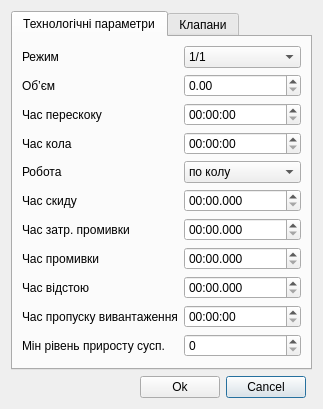
<?xml version="1.0" encoding="UTF-8"?>
<ui version="4.0">
 <class>TParamDialog</class>
 <widget class="QDialog" name="TParamDialog">
  <property name="geometry">
   <rect>
    <x>0</x>
    <y>0</y>
    <width>323</width>
    <height>383</height>
   </rect>
  </property>
  <property name="windowTitle">
   <string>Параметри</string>
  </property>
  <layout class="QGridLayout" name="gridLayout_2">
   <item row="1" column="2">
    <widget class="QPushButton" name="bn_Cancel">
     <property name="text">
      <string>Cancel</string>
     </property>
    </widget>
   </item>
   <item row="1" column="0">
    <spacer name="horizontalSpacer">
     <property name="orientation">
      <enum>Qt::Horizontal</enum>
     </property>
     <property name="sizeHint" stdset="0">
      <size>
       <width>139</width>
       <height>20</height>
      </size>
     </property>
    </spacer>
   </item>
   <item row="1" column="1">
    <widget class="QPushButton" name="bn_Ok">
     <property name="text">
      <string>Ok</string>
     </property>
    </widget>
   </item>
   <item row="0" column="0" colspan="4">
    <widget class="QTabWidget" name="tabWidget">
     <property name="currentIndex">
      <number>0</number>
     </property>
     <widget class="QWidget" name="tab">
      <attribute name="title">
       <string>Технологічні параметри</string>
      </attribute>
      <layout class="QGridLayout" name="gridLayout">
       <item row="10" column="0">
        <widget class="QLabel" name="label_8">
         <property name="text">
          <string>Мін рівень приросту сусп.</string>
         </property>
        </widget>
       </item>
       <item row="10" column="1">
        <widget class="QSpinBox" name="sb_d_L_sus_zd">
         <property name="minimum">
          <number>0</number>
         </property>
         <property name="maximum">
          <number>100</number>
         </property>
        </widget>
       </item>
       <item row="0" column="1">
        <widget class="QComboBox" name="bx_Nc_zd">
         <item>
          <property name="text">
           <string>1/1</string>
          </property>
         </item>
         <item>
          <property name="text">
           <string>1/2</string>
          </property>
         </item>
         <item>
          <property name="text">
           <string>1/3</string>
          </property>
         </item>
        </widget>
       </item>
       <item row="6" column="1">
        <widget class="QTimeEdit" name="sp_Tzatr_zd">
         <property name="maximumTime">
          <time>
           <hour>0</hour>
           <minute>5</minute>
           <second>0</second>
          </time>
         </property>
         <property name="currentSection">
          <enum>QDateTimeEdit::MinuteSection</enum>
         </property>
         <property name="displayFormat">
          <string>mm:ss.zzz</string>
         </property>
        </widget>
       </item>
       <item row="3" column="0">
        <widget class="QLabel" name="label_10">
         <property name="text">
          <string>Час кола</string>
         </property>
        </widget>
       </item>
       <item row="3" column="1">
        <widget class="QTimeEdit" name="sp_Tcyc_zd">
         <property name="currentSection">
          <enum>QDateTimeEdit::HourSection</enum>
         </property>
         <property name="displayFormat">
          <string>hh:mm:ss</string>
         </property>
        </widget>
       </item>
       <item row="0" column="0">
        <widget class="QLabel" name="label_2">
         <property name="text">
          <string>Режим</string>
         </property>
        </widget>
       </item>
       <item row="1" column="0">
        <widget class="QLabel" name="label_4">
         <property name="text">
          <string>Об’єм</string>
         </property>
        </widget>
       </item>
       <item row="8" column="1">
        <widget class="QTimeEdit" name="sp_Tvids_zd">
         <property name="maximumTime">
          <time>
           <hour>0</hour>
           <minute>5</minute>
           <second>0</second>
          </time>
         </property>
         <property name="currentSection">
          <enum>QDateTimeEdit::MinuteSection</enum>
         </property>
         <property name="displayFormat">
          <string>mm:ss.zzz</string>
         </property>
        </widget>
       </item>
       <item row="9" column="0">
        <widget class="QLabel" name="label_7">
         <property name="text">
          <string>Час пропуску вивантаження</string>
         </property>
        </widget>
       </item>
       <item row="9" column="1">
        <widget class="QTimeEdit" name="sb_Tst_zd">
         <property name="currentSection">
          <enum>QDateTimeEdit::HourSection</enum>
         </property>
         <property name="displayFormat">
          <string>hh:mm:ss</string>
         </property>
        </widget>
       </item>
       <item row="4" column="1">
        <widget class="QComboBox" name="bx_Tmode">
         <item>
          <property name="text">
           <string>по колу</string>
          </property>
         </item>
         <item>
          <property name="text">
           <string>по перескоку</string>
          </property>
         </item>
        </widget>
       </item>
       <item row="2" column="1">
        <widget class="QTimeEdit" name="sp_Tper_zd">
         <property name="currentSection">
          <enum>QDateTimeEdit::HourSection</enum>
         </property>
         <property name="displayFormat">
          <string>hh:mm:ss</string>
         </property>
        </widget>
       </item>
       <item row="1" column="1">
        <widget class="QDoubleSpinBox" name="sb_Q_zd">
         <property name="maximum">
          <double>1000.000000000000000</double>
         </property>
        </widget>
       </item>
       <item row="2" column="0">
        <widget class="QLabel" name="label_3">
         <property name="text">
          <string>Час перескоку</string>
         </property>
        </widget>
       </item>
       <item row="7" column="0">
        <widget class="QLabel" name="label_6">
         <property name="text">
          <string>Час промивки</string>
         </property>
        </widget>
       </item>
       <item row="7" column="1">
        <widget class="QTimeEdit" name="sp_Tprom_zd">
         <property name="maximumTime">
          <time>
           <hour>0</hour>
           <minute>5</minute>
           <second>0</second>
          </time>
         </property>
         <property name="currentSection">
          <enum>QDateTimeEdit::MinuteSection</enum>
         </property>
         <property name="displayFormat">
          <string>mm:ss.zzz</string>
         </property>
        </widget>
       </item>
       <item row="8" column="0">
        <widget class="QLabel" name="label_18">
         <property name="text">
          <string>Час відстою</string>
         </property>
        </widget>
       </item>
       <item row="4" column="0">
        <widget class="QLabel" name="label_11">
         <property name="text">
          <string>Робота</string>
         </property>
        </widget>
       </item>
       <item row="5" column="0">
        <widget class="QLabel" name="label_9">
         <property name="text">
          <string>Час скиду</string>
         </property>
        </widget>
       </item>
       <item row="5" column="1">
        <widget class="QTimeEdit" name="sp_Tskyd_zd">
         <property name="maximumTime">
          <time>
           <hour>0</hour>
           <minute>5</minute>
           <second>0</second>
          </time>
         </property>
         <property name="currentSection">
          <enum>QDateTimeEdit::MinuteSection</enum>
         </property>
         <property name="displayFormat">
          <string>mm:ss.zzz</string>
         </property>
        </widget>
       </item>
       <item row="6" column="0">
        <widget class="QLabel" name="label_5">
         <property name="text">
          <string>Час затр. промивки</string>
         </property>
        </widget>
       </item>
       <item row="11" column="0" colspan="2">
        <spacer name="verticalSpacer">
         <property name="orientation">
          <enum>Qt::Vertical</enum>
         </property>
         <property name="sizeHint" stdset="0">
          <size>
           <width>20</width>
           <height>40</height>
          </size>
         </property>
        </spacer>
       </item>
      </layout>
     </widget>
     <widget class="QWidget" name="tab_2">
      <attribute name="title">
       <string>Клапани</string>
      </attribute>
      <layout class="QGridLayout" name="gridLayout_3">
       <item row="0" column="0">
        <widget class="QLabel" name="label">
         <property name="text">
          <string>Клапан 1</string>
         </property>
        </widget>
       </item>
       <item row="0" column="1">
        <widget class="QSpinBox" name="Taval_1">
         <property name="minimum">
          <number>5</number>
         </property>
         <property name="maximum">
          <number>300</number>
         </property>
        </widget>
       </item>
       <item row="4" column="0">
        <widget class="QLabel" name="label_15">
         <property name="text">
          <string>Клапан 5</string>
         </property>
        </widget>
       </item>
       <item row="1" column="0">
        <widget class="QLabel" name="label_12">
         <property name="text">
          <string>Клапан 2</string>
         </property>
        </widget>
       </item>
       <item row="3" column="0">
        <widget class="QLabel" name="label_14">
         <property name="text">
          <string>Клапан 4</string>
         </property>
        </widget>
       </item>
       <item row="2" column="0">
        <widget class="QLabel" name="label_13">
         <property name="text">
          <string>Клапан 3</string>
         </property>
        </widget>
       </item>
       <item row="6" column="0" colspan="2">
        <spacer name="verticalSpacer_2">
         <property name="orientation">
          <enum>Qt::Vertical</enum>
         </property>
         <property name="sizeHint" stdset="0">
          <size>
           <width>20</width>
           <height>40</height>
          </size>
         </property>
        </spacer>
       </item>
       <item row="5" column="0">
        <widget class="QLabel" name="label_33">
         <property name="text">
          <string>Клапан 6</string>
         </property>
        </widget>
       </item>
       <item row="1" column="1">
        <widget class="QSpinBox" name="Taval_2">
         <property name="minimum">
          <number>5</number>
         </property>
         <property name="maximum">
          <number>300</number>
         </property>
        </widget>
       </item>
       <item row="2" column="1">
        <widget class="QSpinBox" name="Taval_3">
         <property name="minimum">
          <number>5</number>
         </property>
         <property name="maximum">
          <number>300</number>
         </property>
        </widget>
       </item>
       <item row="3" column="1">
        <widget class="QSpinBox" name="Taval_4">
         <property name="minimum">
          <number>5</number>
         </property>
         <property name="maximum">
          <number>300</number>
         </property>
        </widget>
       </item>
       <item row="4" column="1">
        <widget class="QSpinBox" name="Taval_5">
         <property name="minimum">
          <number>5</number>
         </property>
         <property name="maximum">
          <number>300</number>
         </property>
        </widget>
       </item>
       <item row="5" column="1">
        <widget class="QSpinBox" name="Taval_6">
         <property name="minimum">
          <number>5</number>
         </property>
         <property name="maximum">
          <number>300</number>
         </property>
        </widget>
       </item>
      </layout>
     </widget>
    </widget>
   </item>
  </layout>
 </widget>
 <resources/>
 <connections>
  <connection>
   <sender>bn_Cancel</sender>
   <signal>clicked()</signal>
   <receiver>TParamDialog</receiver>
   <slot>reject()</slot>
   <hints>
    <hint type="sourcelabel">
     <x>236</x>
     <y>226</y>
    </hint>
    <hint type="destinationlabel">
     <x>137</x>
     <y>120</y>
    </hint>
   </hints>
  </connection>
 </connections>
</ui>
